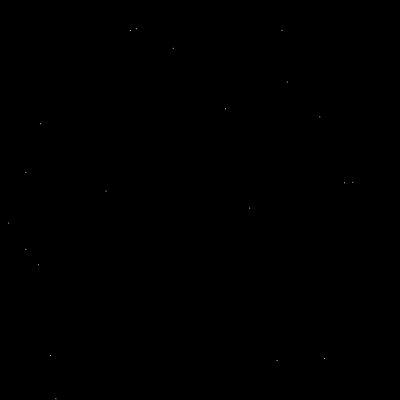
Frame 1 (no input)
Frame 60 (no input): blank canvas, image omitted
Frame 120 (the mouse pressed at the canvas centre since frame 60): blank canvas, image omitted

The p5.js sketch that drew this single still picture (run headless with seeded random() and noise() and a simulated clock; from frame 60 on, the mouse is pressed at the canvas centre):

// p5.js sketch
// ── sketch.js
var particleCount = 20;
var particles = [];

function setup() {
	// Create the canvas
	createCanvas(400, 400);
	// Create a number of particles equal to particleCount
	for (var i = 0; i < particleCount; i++) {
		// Create a new particle
		particles[i] = new Particle();
		// Give it some random velocity
		particles[i].velocity = createVector(random(-3, 3), random(-3, 3));
	}
}

function draw() {
	// Clear the background to black
	background(0);
	// For each particle...
	for (var i = 0; i < particles.length; i++) {
		// Add a small amount of random acceleration to the particle
		particles[i].addForce(createVector(random(-0.01, 0.01), random(-0.01, 0.01)));
		// Update the particle's position
		particles[i].update();
		// If the particle has gone off the edge of the screen, wrap it around
		particles[i].wrap();
		// Draw the particle on the screen
		particles[i].draw();
	}
}

// ── Particle.js
// Called with a vector argument or no arguments
// If the vector argument is supplied, it's the position of the particle
// Otherwise, the position is random
function Particle(v) {
	// Give this particle a position on the canvas
	this.position = v || createVector(random(width), random(height));
	// And a velocity vector of [0,0] which is sitting still
	this.velocity = createVector();
	// And an acceleration vector of [0,0] which is continuing to sit still
	this.acceleration = createVector();
	// And a color of 255 which is white
	this.color = 255;
	// And a size of one pixel
	this.size = 1;

	// The update method applies the velocity and acceleration to the particle
	this.update = function () {
		this.position.add(this.velocity);
		this.velocity.add(this.acceleration);
		this.acceleration.mult(0);
	};

	// The addForce method adds to the particle's acceleration
	this.addForce = function (f) {
		this.acceleration.add(f);
	};

	// The draw method displays the particle on the screen
	this.draw = function () {
		strokeWeight(this.size);
		stroke(this.color);
		point(this.position.x, this.position.y);
	};

	// The wrap method checks if the particle has gone off any of the four
	// edges of the screen and wraps it around if so.
	this.wrap = function () {
		if (this.position.x < 0) {
			this.position.x += width;
		} else if (this.position.x > width) {
			this.position.x -= width;
		}
		if (this.position.y < 0) {
			this.position.y += height;
		} else if (this.position.y > height) {
			this.position.y -= height;
		}
	};
}
